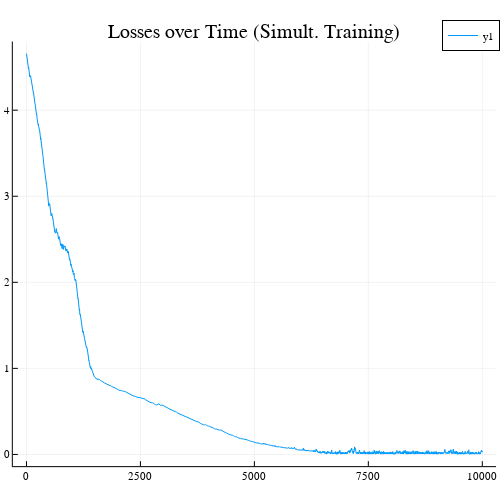

Source (notebook cell):
### Code cell
Plots.plot(losses)
Plots.title!("Losses over Time (Simult. Training)")

### Figure 1 — Plotly figure (JSON) as saved in the notebook; plotly's stock layout.template omitted (floating-point values rounded to 4 significant figures; data arrays with more than 128 entries replaced by an {"elided": "..."} marker saying what was removed)
{"data": [{"colorbar": {"title": ""}, "legendgroup": "y1", "line": {"color": "rgba(0, 154, 250, 1.000)", "dash": "solid", "shape": "linear", "width": 1}, "mode": "lines", "name": "y1", "showlegend": true, "type": "scatter", "x": {"elided": "10002 int values"}, "xaxis": "x", "y": {"elided": "10002 float values"}, "yaxis": "y", "zmax": null, "zmin": null}], "layout": {"annotations": [{"font": {"color": "rgba(0, 0, 0, 1.000)", "family": "sans-serif", "size": 20}, "rotation": 0, "showarrow": false, "text": "Losses over Time (Simult. Training)", "x": 0.5089, "xanchor": "center", "xref": "paper", "y": 1, "yanchor": "top", "yref": "paper"}], "height": 500, "legend": {"bgcolor": "rgba(255, 255, 255, 1.000)", "bordercolor": "rgba(0, 0, 0, 1.000)", "borderwidth": 1, "font": {"color": "rgba(0, 0, 0, 1.000)", "family": "sans-serif", "size": 11}, "tracegroupgap": 0, "traceorder": "normal", "x": 1, "xanchor": "auto", "y": 1, "yanchor": "auto"}, "margin": {"b": 20, "l": 0, "r": 0, "t": 20}, "paper_bgcolor": "rgba(255, 255, 255, 1.000)", "plot_bgcolor": "rgba(255, 255, 255, 1.000)", "showlegend": true, "width": 500, "xaxis": {"anchor": "y", "domain": [0.02565, 0.9921], "gridcolor": "rgba(0, 0, 0, 0.100)", "gridwidth": 0.5, "linecolor": "rgba(0, 0, 0, 1.000)", "mirror": false, "range": [-299.0, 10300.0], "showgrid": true, "showline": true, "showticklabels": true, "tickangle": 0, "tickcolor": "rgb(0, 0, 0)", "tickfont": {"color": "rgba(0, 0, 0, 1.000)", "family": "sans-serif", "size": 11}, "tickmode": "array", "ticks": "inside", "ticktext": ["0", "2500", "5000", "7500", "10000"], "tickvals": [0, 2500, 5000, 7500, 10000], "title": "", "titlefont": {"color": "rgba(0, 0, 0, 1.000)", "family": "sans-serif", "size": 15}, "type": "-", "visible": true, "zeroline": false, "zerolinecolor": "rgba(0, 0, 0, 1.000)"}, "yaxis": {"anchor": "x", "domain": [0.0301, 0.9532], "gridcolor": "rgba(0, 0, 0, 0.100)", "gridwidth": 0.5, "linecolor": "rgba(0, 0, 0, 1.000)", "mirror": false, "range": [-0.136, 4.798], "showgrid": true, "showline": true, "showticklabels": true, "tickangle": 0, "tickcolor": "rgb(0, 0, 0)", "tickfont": {"color": "rgba(0, 0, 0, 1.000)", "family": "sans-serif", "size": 11}, "tickmode": "array", "ticks": "inside", "ticktext": ["0", "1", "2", "3", "4"], "tickvals": [0, 1, 2, 3, 4], "title": "", "titlefont": {"color": "rgba(0, 0, 0, 1.000)", "family": "sans-serif", "size": 15}, "type": "-", "visible": true, "zeroline": false, "zerolinecolor": "rgba(0, 0, 0, 1.000)"}}}
